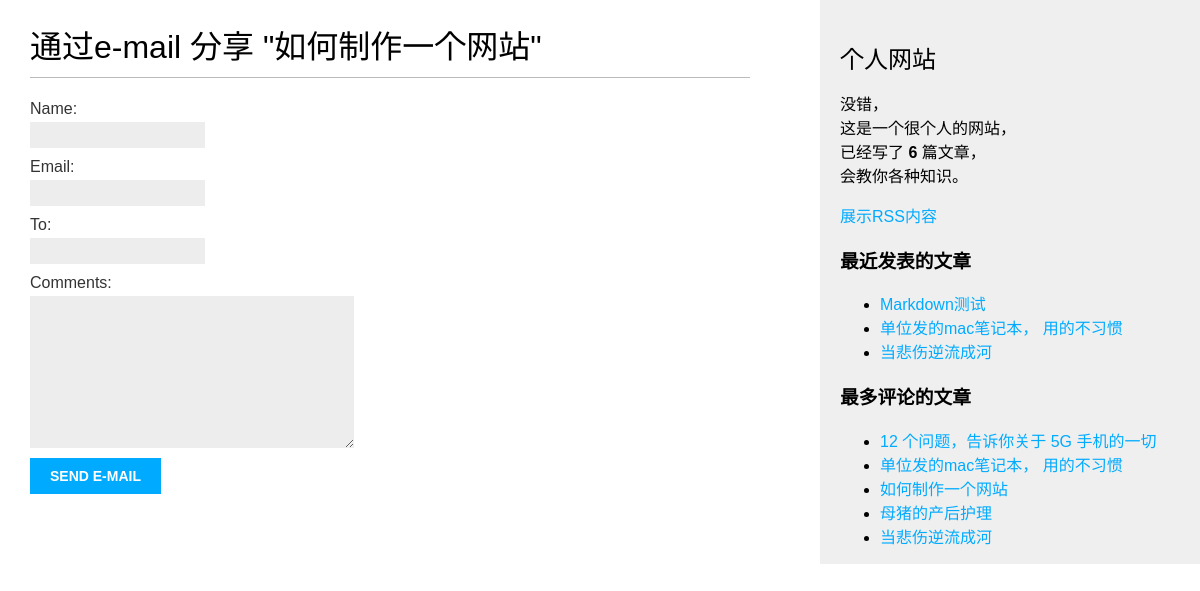
Screenshot of /blog/1/share/ with the database file from the repository.
### blog/models.py (models this page shows, shortened)
class Post(models.Model):
    STATUS_CHOICES=(
        ('draft','Draft'),
        ('published','Published'),
    )
    title=models.CharField(max_length=250)
    slug=models.SlugField(max_length=250,unique_for_date='publish')
    author=models.ForeignKey(User,on_delete=models.CASCADE,related_name='blog_posts')
    body=models.TextField()
    publish=models.DateTimeField(default=timezone.now)
    created=models.DateTimeField(auto_now_add=True)
    updated=models.DateTimeField(auto_now=True)
    status=models.CharField(max_length=10,choices=STATUS_CHOICES,default='draft')
    objects=models.Manager()
    published=PublishedManager()
    tags=TaggableManager()
    class Meta:
        ordering=('-publish',)
    def get_absolute_url(self):
        return reverse('blog:post_detail',args=[self.publish.year,self.publish.month,self.publish.day,self.slug])

### blog/views.py (the view)
# urls.py: path('<int:post_id>/share/',views.post_share,name='post_share'),
def post_share(request,post_id):
    post=get_object_or_404(Post,id=post_id,status='published')
    sent=False
    if request.method=='POST':
        form=EmailPostForm(request.POST)
        if form.is_valid():
            cd=form.cleaned_data
            post_url=request.build_absolute_uri(post.get_absolute_url())
            subject='{} ({}) recommends you reading "{}"'.format(cd['name'],cd['email'],post.title)
            message='Read "{}" at {}\n\n{}\'s comments:{}'.format(post.title,post_url,cd['name'],cd['comments'])
            send_mail(subject,message,cd['email'],[cd['to']])
            sent=True
    else:
        form=EmailPostForm()
    return render(request,'blog/post/share.html',{'posts':post,'form':form,'sent':sent})

### blog/froms.py
class EmailPostForm(forms.Form):
    name=forms.CharField(max_length=25)
    email=forms.EmailField()
    to=forms.EmailField()
    comments=forms.CharField(required=False,widget=forms.Textarea)

### blog/models.py (called while the page is built)
    def get_queryset(self):
        return super(PublishedManager,self).get_queryset().filter(status='published')

### blog/templatetags/blog_tags.py (called while the page is built)
@register.simple_tag
def total_posts():
    return Post.published.count()

@register.inclusion_tag('blog/post/latest_posts.html')
def show_latest_posts(count=5):
    lastest_posts=Post.published.order_by('-publish')[:count]
    return {'latest_posts':lastest_posts}

@register.simple_tag
def get_most_commented_posts(count=5):
    return Post.published.annotate(total_comments=Count('comments')).order_by('-total_comments')[:count]

### blog/templates/blog/post/share.html (shortened to what this page needs)
{% extends "blog/base.html" %}
{% block content %}
    {% if sent %}
        <h1>E-mail 发送成功!</h1>
        <p>
        "{{ posts.title }}" 已经成功发送给了 {{ form.changed_data.to }}。
        </p>
    {% else %}
        <h1>通过e-mail 分享 "{{ posts.title }}" </h1>
        <form action="." method="post">
                {% for field in form %}
                <div>
                    {{ field.label_tag }} {{ field }}
                </div>
                {% endfor %}
            <input type="submit" value="Send e-mail">
        </form>
    {% endif %}
{% endblock %}

### blog/templates/blog/base.html (shortened to what this page needs)
{% load blog_tags %}
{% load static %}
<!DOCTYPE html>
<html lang="en">
<head>
    <link href="{% static "css/blog.css" %}" rel="stylesheet">
</head>
<body>
<div id="content">
    {% block content %}
    {% endblock %}
</div>
<div id="sidebar">
    <h2>个人网站 </h2>
    <p>没错，<br>这是一个很个人的网站，<br>已经写了 <strong>{% total_posts %}</strong> 篇文章，<br>会教你各种知识。</p>
    <p><a href="{% url "blog:post_feed" %}">展示RSS内容</a></p>
    <h3>最近发表的文章</h3>
    {% show_latest_posts 3 %}
    <h3>最多评论的文章</h3>
    {% get_most_commented_posts as most_commented_posts %}
    <ul>
        {% for post in most_commented_posts %}
            <li>
            <a href="{{post.get_absolute_url}}">{{ post.title }}</a>
            </li>
        {% endfor %}
    </ul>
</div>
</body>
</html>

### blog/templates/blog/post/latest_posts.html
<ul>
    {% for post in latest_posts %}
        <li>
        <a href="{{ post.get_absolute_url }}">{{ post.title }}</a>
        </li>
    {% endfor %}
</ul>

### blog/static/css/blog.css (style rules this page uses)
body { margin:0; padding:0; font-family:helvetica, sans-serif; }
a { color:#00abff; text-decoration:none; }
h1 { font-weight:normal; border-bottom:1px solid #bbb; padding:0 0 10px 0; }
h2 { font-weight:normal; margin:30px 0 0; }
#content { float:left; width:60%; padding:0 0 0 30px; }
#sidebar { float:right; width:30%; padding-top:10px; padding-left:20px; background:#efefef; height:100%; }
label { float:left; clear:both; color:#333; margin-bottom:4px; }
input, textarea { clear:both; float:left; margin:0 0 10px; background:#ededed; border:0; padding:6px 10px; font-size:12px; }
input[type=submit] { font-weight:bold; background:#00abff; color:#fff; padding:10px 20px; font-size:14px; text-transform:uppercase; }

### rows the page displays
Post: title "如何制作一个网站"
Post: title "Markdown测试"
Post: title "单位发的mac笔记本， 用的不习惯"
Post: title "当悲伤逆流成河"
Post: title "12 个问题，告诉你关于 5G 手机的一切"
Post: title "母猪的产后护理"

### other values shown
{{ field.label_tag }} "Name:" "Email:" "To:" "Comments:"
